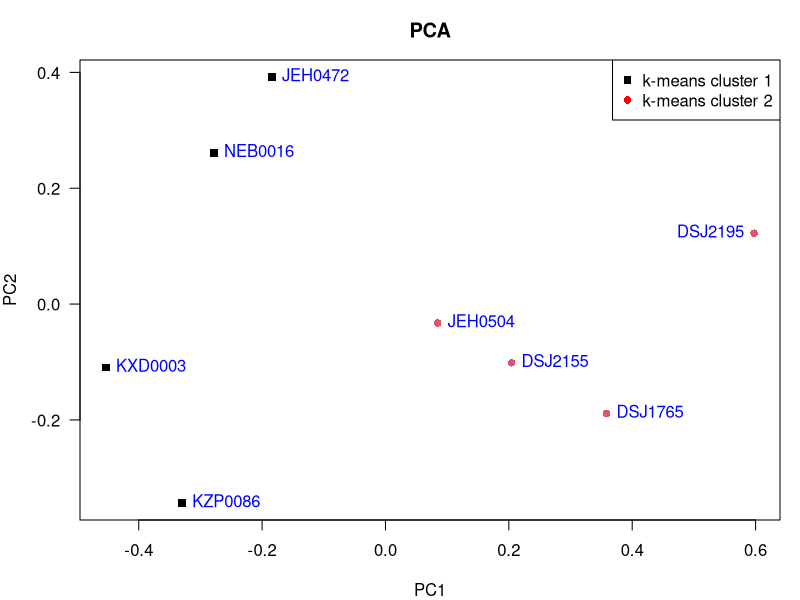
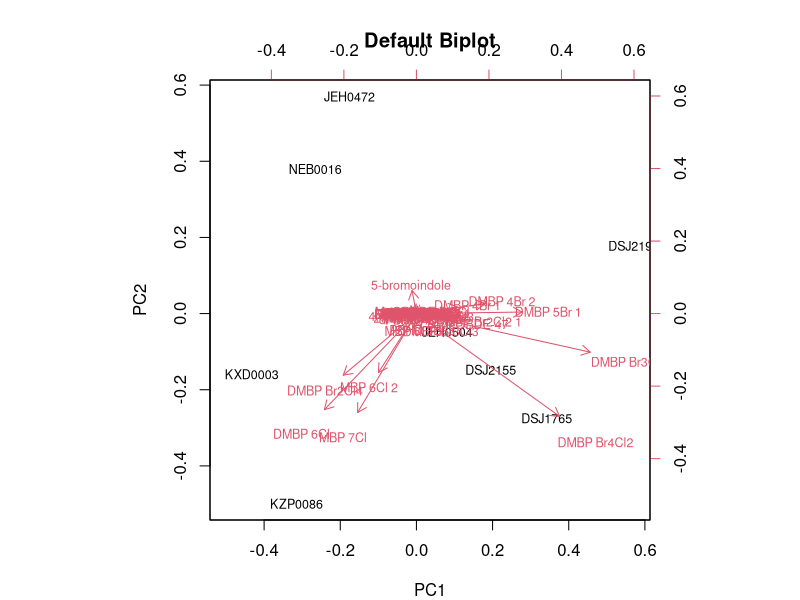
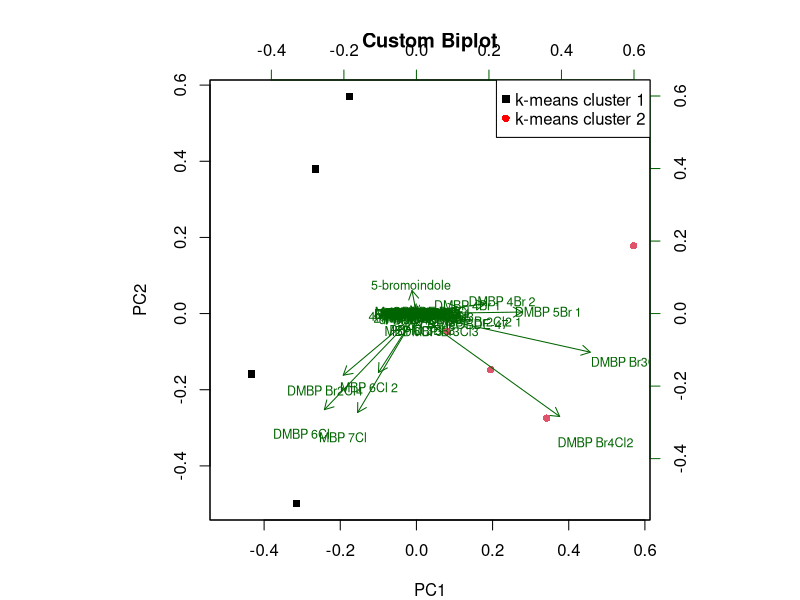

Generate these figures, in order, with R:
# PCA with clusters defined by k-means clustering

x <- read.csv("Example 1 Data.csv", stringsAsFactors = FALSE, na.strings = c("", "NA"))

x <- x[x$Category1 == "natural", ]


# k-Means Clustering ----------

# Two clusters specified based on the known two dolphin ecotypes.

pcaData <- x[, c("SampleCode", "Compound", "RelativeArea")]

pcaData$RelativeArea <- log10(pcaData$RelativeArea + 1) # log scale data

pcaData <- reshape(pcaData,
                   v.names = "RelativeArea",
                   idvar = "SampleCode",
                   timevar = "Compound",
                   direction = "wide")

row.names(pcaData) <- pcaData$SampleCode; pcaData <- pcaData[-1]

pcaMatrix <- data.matrix(pcaData)

colnames(pcaMatrix) <- gsub('RelativeArea.', '', x = colnames(pcaMatrix), fixed = TRUE)

pcaMatrix[is.na(pcaMatrix)] <- 0 # set any non-detects to zero

set.seed (2)
kmResult <- kmeans(pcaMatrix, centers = 2, nstart = 20)
setNames(as.data.frame(sort(kmResult$cluster)), "cluster")


# Principal Components Analysis ----------

# k-means results used to assign PCA clusters.

pcaResult = prcomp(pcaMatrix)

png("Example 1 PCA Figure.png", width = 5, height = 5, units = "in", res = 300)

par(mar = c(4,4,3,1))

plot(pcaResult$x[,1:2], xlab ="PC1", ylab="PC2", #xlim = c(-0.5, 0.75),
     col = kmResult$cluster,
     pch = c(15, 16)[kmResult$cluster],
     las = 1,
     main = 'PCA')

text(pcaResult$x[,1:2], row.names(pcaData), pos = c(4, 2, 4, 4, 4, 4, 4, 4), cex = 1, col = "blue")

legend("topright", legend = c("k-means cluster 1", "k-means cluster 2"), 
       col = c("black", "red"), pch = c(15, 16))

dev.off()

summary(pcaResult)$importance


# Default Biplot ----------

png("Example 1 Default Biplot Figure.png", width = 5, height = 5, units = "in", res = 300)

par(mar = c(4,4,3,1))

biplot(pcaResult, cex = 0.75, main = 'Default Biplot')

dev.off()


# Custom biplot ----------

# Base R code customized to replace sample names with points.
# getAnywhere(biplot.default)
# getAnywhere(biplot.prcomp)

biplotCustomDefault <- function (x, y, var.axes = TRUE, col = "green", cex = rep(par("cex"), 2), 
                                 xlabs = NULL, ylabs = NULL, expand = 1, xlim = NULL, ylim = NULL, 
                                 arrow.len = 0.1, main = NULL, sub = NULL, xlab = NULL, ylab = NULL, 
                                 ...) 
{
  n <- nrow(x)
  p <- nrow(y)
  if (missing(xlabs)) {
    xlabs <- dimnames(x)[[1L]]
    if (is.null(xlabs)) 
      xlabs <- 1L:n
  }
  xlabs <- as.character(xlabs)
  dimnames(x) <- list(xlabs, dimnames(x)[[2L]])
  if (missing(ylabs)) {
    ylabs <- dimnames(y)[[1L]]
    if (is.null(ylabs)) 
      ylabs <- paste("Var", 1L:p)
  }
  ylabs <- as.character(ylabs)
  dimnames(y) <- list(ylabs, dimnames(y)[[2L]])
  if (length(cex) == 1L) 
    cex <- c(cex, cex)
  if (missing(col)) {
    col <- par("col")
    if (!is.numeric(col)) 
      col <- match(col, palette(), nomatch = 1L)
    col <- c(col, col + 1L)
  }
  else if (length(col) == 1L) 
    col <- c(col, col)
  unsigned.range <- function(x) c(-abs(min(x, na.rm = TRUE)), 
                                  abs(max(x, na.rm = TRUE)))
  rangx1 <- unsigned.range(x[, 1L])
  rangx2 <- unsigned.range(x[, 2L])
  rangy1 <- unsigned.range(y[, 1L])
  rangy2 <- unsigned.range(y[, 2L])
  if (missing(xlim) && missing(ylim)) 
    xlim <- ylim <- rangx1 <- rangx2 <- range(rangx1, rangx2)
  else if (missing(xlim)) 
    xlim <- rangx1
  else if (missing(ylim)) 
    ylim <- rangx2
  ratio <- max(rangy1/rangx1, rangy2/rangx2)/expand
  on.exit(par(op))
  op <- par(pty = "s")
  if (!is.null(main)) 
    op <- c(op, par(mar = par("mar") + c(0, 0, 1, 0)))
  
  # Changed 
  plot(x, type = 'p', xlim = xlim, ylim = ylim, col = kmResult$cluster, pch = c(15, 16)[kmResult$cluster],
       xlab = xlab, ylab = ylab, sub = sub, main = main, ...)
  # text(x, xlabs, cex = cex[1L], col = col[1L], ...)
  

  par(new = TRUE)
  dev.hold()
  on.exit(dev.flush(), add = TRUE)
  plot(y, axes = FALSE, type = "n", xlim = xlim * ratio, ylim = ylim * 
         ratio, xlab = "", ylab = "", col = "green", ...)
  axis(3, col = "dark green", ...)
  axis(4, col = "dark green", ...)
  box(col = col[1L])
  text(y, labels = ylabs, cex = cex[2L], col = "dark green", ...)
  if (var.axes) 
    arrows(0, 0, y[, 1L] * 0.8, y[, 2L] * 0.8, col = "dark green", 
           length = arrow.len)
  invisible()
}

biplotCustomPrcomp <- function (x, choices = 1L:2L, scale = 1, pc.biplot = FALSE, ...) 
{
  if (length(choices) != 2L) 
    stop("length of choices must be 2")
  if (!length(scores <- x$x)) 
    stop(gettextf("object '%s' has no scores", deparse(substitute(x))), 
         domain = NA)
  if (is.complex(scores)) 
    stop("biplots are not defined for complex PCA")
  lam <- x$sdev[choices]
  n <- NROW(scores)
  lam <- lam * sqrt(n)
  if (scale < 0 || scale > 1) 
    warning("'scale' is outside [0, 1]")
  if (scale != 0) 
    lam <- lam^scale
  else lam <- 1
  if (pc.biplot) 
    lam <- lam/sqrt(n)
  biplotCustomDefault(t(t(scores[, choices])/lam), t(t(x$rotation[, 
                                                             choices]) * lam), ...)
  invisible()
}

png("Example 1 Custom Biplot Figure.png", width = 5, height = 5, units = "in", res = 300)

par(mar = c(4,4,3,1))

biplotCustomPrcomp(pcaResult, cex = 0.75, main = "Custom Biplot")

legend("topright", legend = c("k-means cluster 1", "k-means cluster 2"), 
       col = c("black", "red"), pch = c(15, 16))

dev.off()

